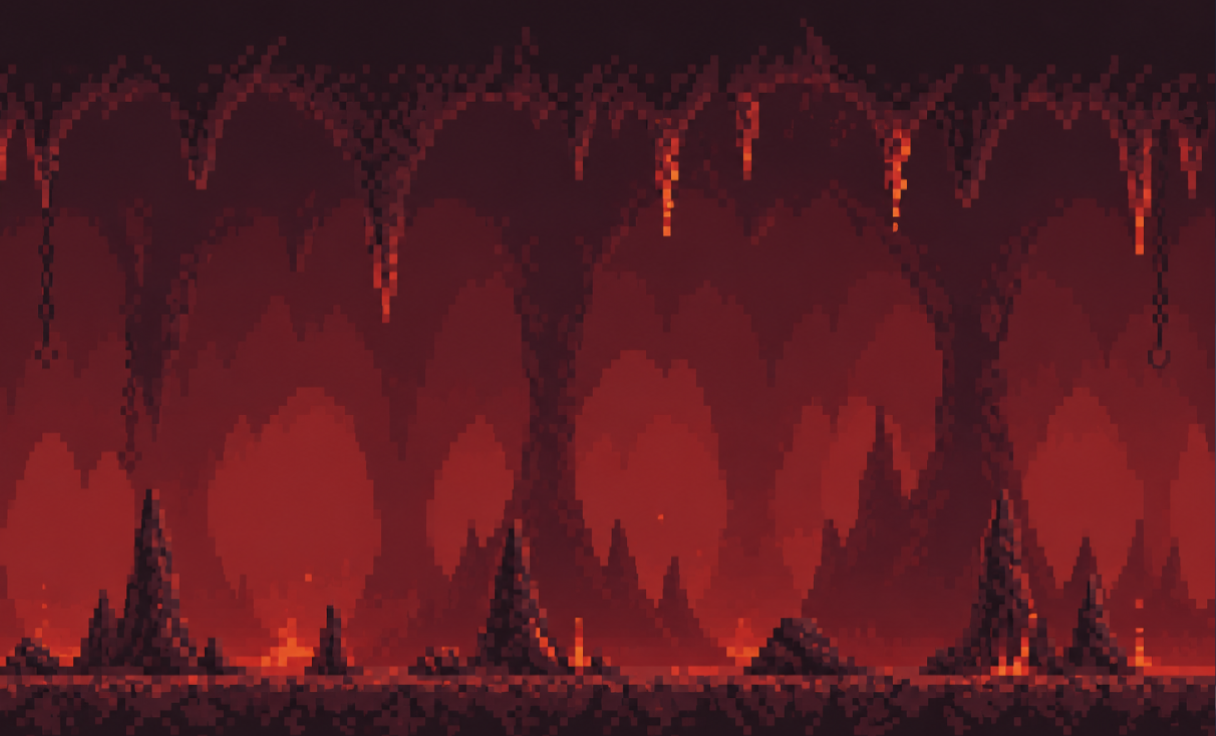

Below is a game level as drawn by its tile map, then a one-line description and the .tmx that defines it (tile-layer data replaced by summaries):
An orthogonal 38x23 tile map with 32x32 px tiles, 1 tile layer (Capa de patrones 1).

<map version="1.10" tiledversion="1.12.1" orientation="orthogonal" renderorder="right-down" width="38" height="23" tilewidth="32" tileheight="32" infinite="0" nextlayerid="2" nextobjectid="1">
 <tileset firstgid="1" source="Infierno abajo.tsx" />
 <layer id="1" name="Capa de patrones 1" width="38" height="23">
  <data>[874 cells, 874 non-empty, 874 distinct tile ids]</data>
 </layer>
</map>
